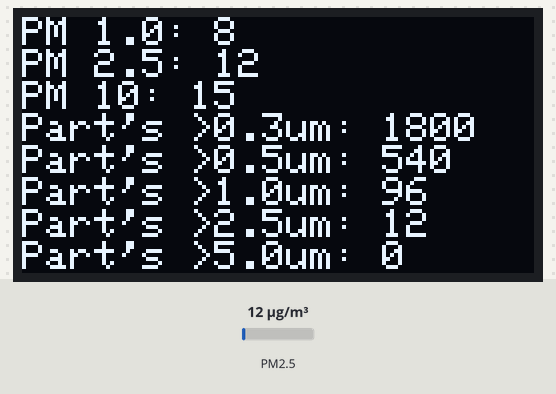
A sketch run on a simulated Arduino Uno, built with avr-gcc and run on an emulated ATmega328P. On the bench: 128×64 one-colour display. Inputs (shaded band) come from the test bench; at power-on: PM2.5 12 µg/m³. The display library's start-up logo is not drawn; what the sketch prints to the serial monitor is not drawn.

Above: at 2.2 s.
2.3 s: PM2.5 set to 6 µg/m³
At 3.5 s:
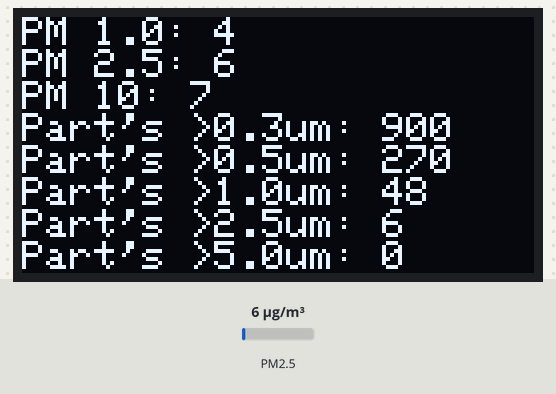
4.4 s: PM2.5 set to 75 µg/m³
At 5.6 s:
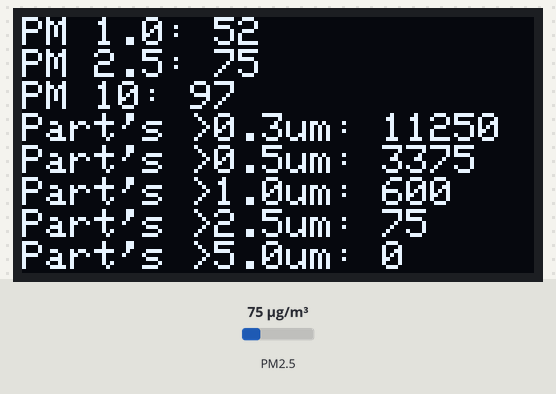
6.1 s: PM2.5 set to 150 µg/m³
At 6.7 s:
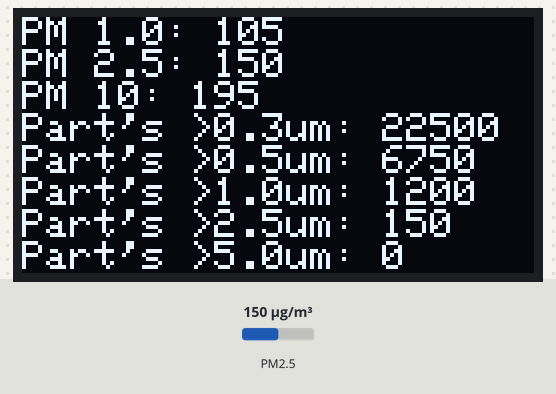
Timing chart, 0 to 9.1 s (numbered marks = the images above; inputs shaded):
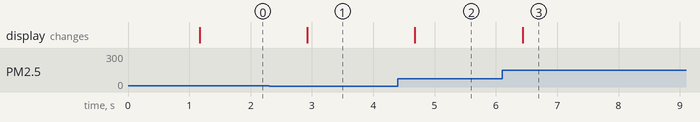

Measured:
- after the input at 2.3 s, the display: changes after 0.62 s (image 1)
- after the input at 4.4 s, the display: changes after 0.28 s (image 2)
- after the input at 6.1 s, the display: changes after 0.34 s (image 3)

The sketch:

PM25_test_oled.ino
```cpp
#include <SPI.h>
#include <Wire.h>
#include <Adafruit_GFX.h>
#include <Adafruit_SH110X.h>
#include "Adafruit_PM25AQI.h"

Adafruit_PM25AQI aqi = Adafruit_PM25AQI();
Adafruit_SH1107 display = Adafruit_SH1107(64, 128, &Wire);


void setup() {
  // Wait for serial monitor to open
  Serial.begin(115200);
  //while (!Serial) delay(10);

  Serial.println("Adafruit PMSA003I Air Quality Sensor");

  Serial.println("128x64 OLED FeatherWing test");
  // SSD1306_SWITCHCAPVCC = generate display voltage from 3.3V internally
  display.begin(0x3C, true); // Address 0x3C default

  Serial.println("OLED begun");

  display.display();
  delay(1000);
  // Clear the buffer.
  display.clearDisplay();
  display.display();

  // There are 3 options for connectivity!
  if (! aqi.begin_I2C()) {      // connect to the sensor over I2C
    Serial.println("Could not find PM 2.5 sensor!");
    while (1) delay(10);
  }

  Serial.println("PM25 found!");

  display.setTextSize(1);
  display.setRotation(1);
  display.setTextColor(SH110X_WHITE);
}

void loop() {
  PM25_AQI_Data data;

  if (! aqi.read(&data)) {
    Serial.println("Could not read from AQI");
    delay(500);  // try again in a bit!
    return;
  }
  Serial.println("AQI reading success");

  Serial.println();
  Serial.println(F("---------------------------------------"));
  Serial.println(F("Concentration Units (standard)"));
  Serial.println(F("---------------------------------------"));
  Serial.print(F("PM 1.0: ")); Serial.print(data.pm10_standard);
  Serial.print(F("\t\tPM 2.5: ")); Serial.print(data.pm25_standard);
  Serial.print(F("\t\tPM 10: ")); Serial.println(data.pm100_standard);
  Serial.println(F("Concentration Units (environmental)"));
  Serial.println(F("---------------------------------------"));
  Serial.print(F("PM 1.0: ")); Serial.print(data.pm10_env);
  Serial.print(F("\t\tPM 2.5: ")); Serial.print(data.pm25_env);
  Serial.print(F("\t\tPM 10: ")); Serial.println(data.pm100_env);
  Serial.println(F("---------------------------------------"));
  Serial.print(F("Particles > 0.3um / 0.1L air:")); Serial.println(data.particles_03um);
  Serial.print(F("Particles > 0.5um / 0.1L air:")); Serial.println(data.particles_05um);
  Serial.print(F("Particles > 1.0um / 0.1L air:")); Serial.println(data.particles_10um);
  Serial.print(F("Particles > 2.5um / 0.1L air:")); Serial.println(data.particles_25um);
  Serial.print(F("Particles > 5.0um / 0.1L air:")); Serial.println(data.particles_50um);
  Serial.print(F("Particles > 50 um / 0.1L air:")); Serial.println(data.particles_100um);
  Serial.println(F("---------------------------------------"));

  display.clearDisplay();
  display.setCursor(0,0);
  display.print("PM 1.0: "); display.println(data.pm10_env);
  display.print("PM 2.5: "); display.println(data.pm25_env);
  display.print("PM 10: "); display.println(data.pm100_env);

  display.print("Part's >0.3um: "); display.println(data.particles_03um);
  display.print("Part's >0.5um: "); display.println(data.particles_05um);
  display.print("Part's >1.0um: "); display.println(data.particles_10um);
  display.print("Part's >2.5um: "); display.println(data.particles_25um);
  display.print("Part's >5.0um: "); display.println(data.particles_50um);
  display.print("Part's >10um: "); display.println(data.particles_100um);
  display.display(); // actually display all of the above

  delay(500);
}
```
